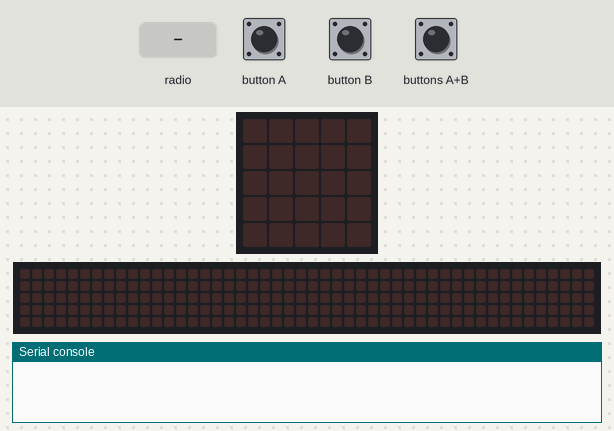
The program below on a simulated BBC micro:bit (MakeCode). On the bench: the board's 5×5 LED display, a strip that is not on the board, showing the scrolling text unrolled, the last lines printed to the serial console. The inputs (shaded band) are chosen by the test bench. No radio messages arrive unless stated (any console line starting 'radio sent:' is added by the test bench); the 48×5 strip is a reading aid, not a part: it shows the text the display is scrolling, unrolled, one strip-width of it at a time.

Above: at 1.2 s.
1.3 s: radio message "me moriiiiiiii" arrives
At 4.0 s:
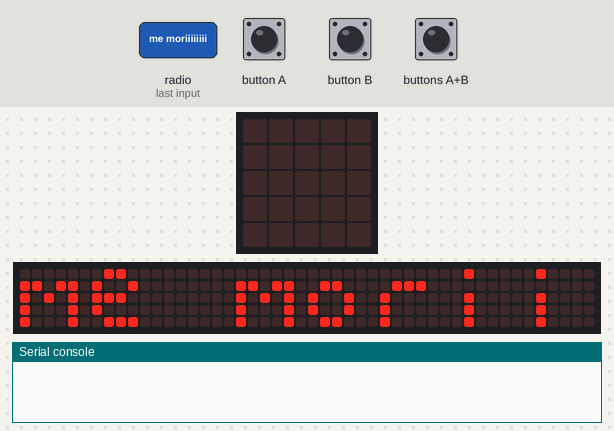
4.3 s: button A pressed for 0.15 s
7.3 s: button B pressed for 0.15 s
10.3 s: buttons A+B pressed for 0.15 s
At 14.6 s:
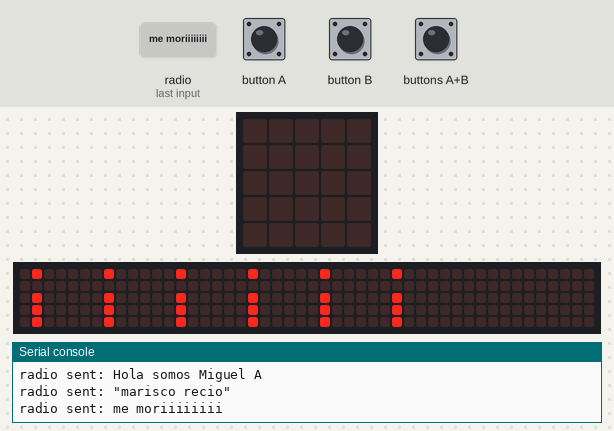

Measured:
- after the input at 1.3 s, the display: changes at once (image 1)
- what the display in image 1 shows lasts 0.6 s, from 3.6 s to 4.2 s
- what the display in image 2 shows lasts 0.7 s, from 14.1 s to 14.8 s

The program:

main.ts
```typescript
input.onButtonPressed(Button.A, function on_button_pressed_a() {
    radio.sendString("Hola somos Miguel Angel y Juanma")
})
input.onButtonPressed(Button.AB, function on_button_pressed_ab() {
    radio.sendString("me moriiiiiiii")
})
radio.onReceivedString(function on_received_string(receivedString: string) {
    basic.showString(receivedString)
})
input.onButtonPressed(Button.B, function on_button_pressed_b() {
    radio.sendString("\"marisco recio\"")
})
radio.setGroup(1)
```

test.ts
```typescript
// aquí va el archivo "tests"; esto no se compilará cuando este paquete se utilice como una extensión.
```
